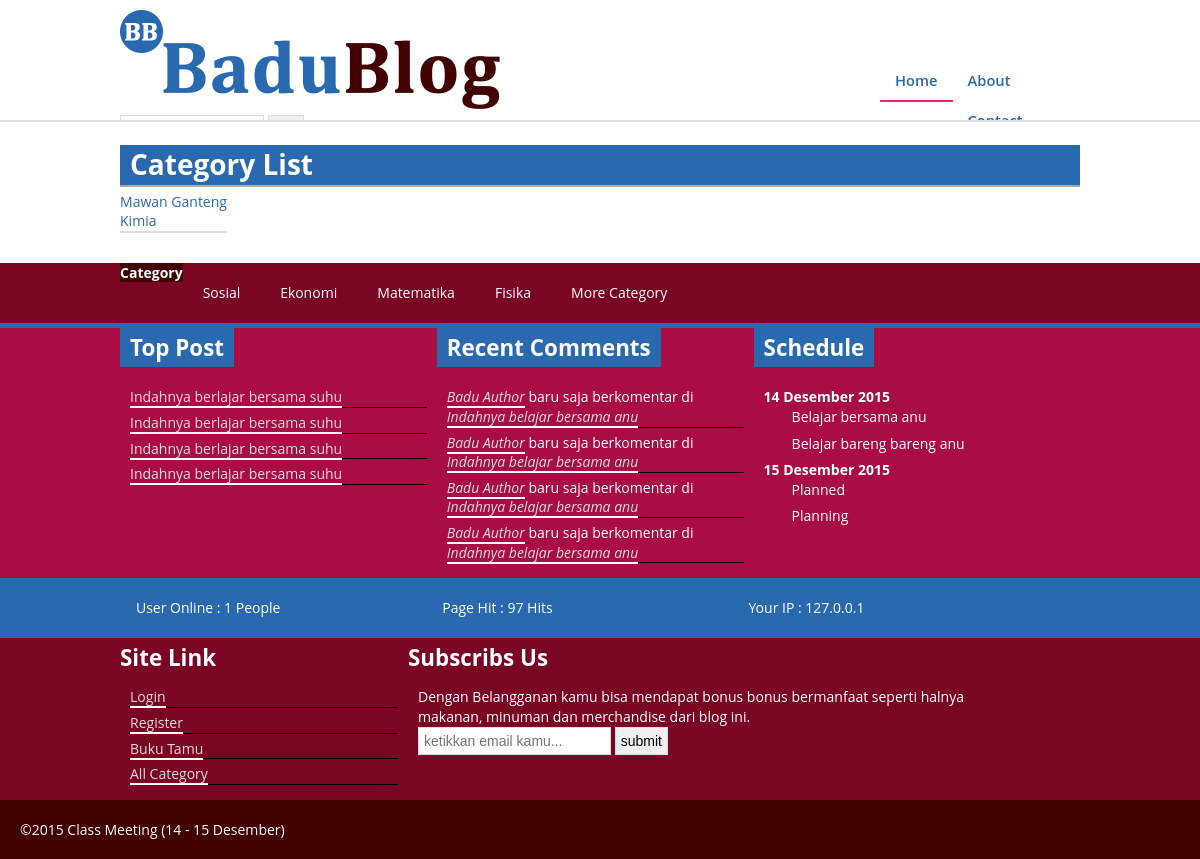
The app's page /category.php with its own data.
### tables this page shows
CREATE TABLE IF NOT EXISTS `blog_kategori` (
  `kategori_id` int(11) NOT NULL AUTO_INCREMENT,
  `judul_kategori` varchar(32) NOT NULL,
  `keterangan` text NOT NULL,
  PRIMARY KEY (`kategori_id`)
);

### inc/class.php (called while the page is built, shortened)
<?php
	class Blog{
		public function koneksi(){
			$koneksi = mysqli_connect("localhost","root","","lks_sekolah_2015");
			if($koneksi)
				return $koneksi;
		}
	}
?>

### category.php (the view, shortened to what this page needs)
<?php
 require_once "inc/class.php";
?>
<!DOCTYPE html>
<html>
<head>
<?php
 require_once "meta.php";
?>
</head>
<body>
<header>
<?php
 require_once "header.php";
?>
</header>
<section>
	<article class='post-view'>
			<h1>Category List</h1>
			<div class='post-content'>
				<ul>
				<?php
					$query = mysqli_query($blog->koneksi(),"SELECT * FROM blog_kategori");
					while($q_k = mysqli_fetch_array($query)){
				?>
					<li><a href='category.php'><?php echo $q_k['judul_kategori'];?></a></li>
				<?php
					};
				?>
				</ul>
			</div>
	</article>
</section>
<?php
 require_once "menu.php";
?>
<aside>
<?php
 require_once "sidebar.php";
?>
</aside>
<footer>
<?php
 require_once "footer.php";
?>
</footer>
</body>
</html>

### inc/style.css (style rules this page uses)
* { margin: 0; padding: 0; border: none; vertical-align: baseline; max-width: 100% !important; font-size: 100%; }
*:after, *:before { box-sizing: border-box; -webkit-box-sizing: border-box; -moz-box-sizing: border-box; }
section, main, aside, footer, article, figure { display: block; }
h1 { font-size: 200%; }
h1, h2, h3, h4, h5, h6 { margin: 1.5em 0; font-weight: bold; }
body { font-size: 14px; line-height: 1.4em; font-weight: normal; font-family: 'Open Sans','Helvetica Neue', Helvetica, Arial, sans-serif; background-image: url('../assets/image/Lighthouse.jpg'); background-size: cover; background-attachment: fixed; background-repeat: no-repeat; word-wrap: break-word; }
a:link { text-decoration: none; color: #2969b0; }
header { background-color: white; width: 100%; position: fixed; overflow: hidden; top: 0; left: 0; height: 120px; z-index: 999; border-bottom: 2px solid #ddd; }
header .header, article, .wrapper { width: 80%; margin: 0 auto; overflow: hidden; }
section { width: 100%; background-color: #fff; border-top: 5px solid #2969b0; }
.post h1, article.post-view h1 { display: inline-block; background-color: #2969b0; color: white; padding: 20px; margin-top:0px; margin-bottom: 10px; }
.post h1:after, article.post-view h1 { clear: both; content: ""; display: block; }
.post-first .post-thumb, .post-content { float: left; }
article.post-view { margin-top: 140px; padding-bottom: 20px; }
article.post-view h1 { border-bottom: 2px solid #aaa; margin-bottom: 5px; padding: 10px; }
article.post-view .post-content { border-bottom: 2px solid #ddd; margin-bottom: 10px; }
aside { color: white; }
footer { background-color: #430202; padding: 20px; color: white; }

### records on screen
blog_kategori: judul_kategori "Mawan Ganteng"
blog_kategori: judul_kategori "Kimia"

### other values on screen
$total "97"
$_SERVER['REMOTE_ADDR'] "127.0.0.1"
